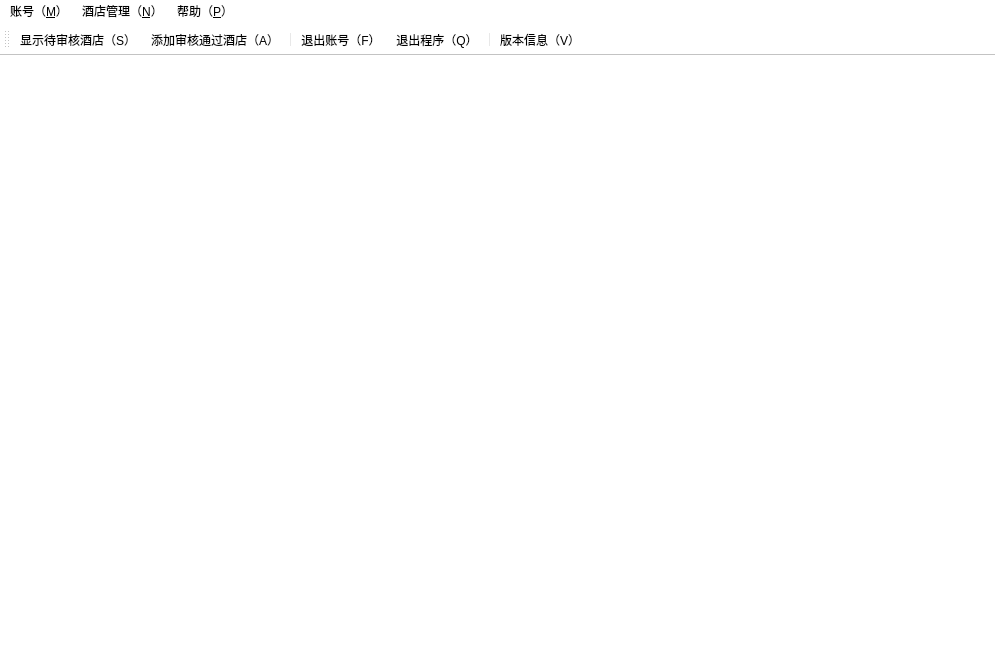
<?xml version="1.0" encoding="UTF-8"?>
<ui version="4.0">
 <class>MainWindowForPlatformManager</class>
 <widget class="QMainWindow" name="MainWindowForPlatformManager">
  <property name="geometry">
   <rect>
    <x>0</x>
    <y>0</y>
    <width>995</width>
    <height>646</height>
   </rect>
  </property>
  <property name="minimumSize">
   <size>
    <width>995</width>
    <height>646</height>
   </size>
  </property>
  <property name="maximumSize">
   <size>
    <width>995</width>
    <height>646</height>
   </size>
  </property>
  <property name="windowTitle">
   <string>I'm the System Manager</string>
  </property>
  <property name="windowIcon">
   <iconset resource="icon.qrc">
    <normaloff>:/myimages/icon/管理员配置.png</normaloff>:/myimages/icon/管理员配置.png</iconset>
  </property>
  <property name="styleSheet">
   <string notr="true">background-color: rgb(255, 255, 255);
color: rgb(0, 0, 0);
font: 12pt &quot;张海山锐谐体&quot;;</string>
  </property>
  <property name="toolButtonStyle">
   <enum>Qt::ToolButtonTextBesideIcon</enum>
  </property>
  <widget class="QWidget" name="centralwidget">
   <widget class="QLabel" name="label">
    <property name="geometry">
     <rect>
      <x>0</x>
      <y>0</y>
      <width>1011</width>
      <height>581</height>
     </rect>
    </property>
    <property name="text">
     <string/>
    </property>
    <property name="pixmap">
     <pixmap resource="icon.qrc">:/myimages/icon/back5.jpg</pixmap>
    </property>
    <property name="scaledContents">
     <bool>true</bool>
    </property>
   </widget>
  </widget>
  <widget class="QMenuBar" name="menubar">
   <property name="geometry">
    <rect>
     <x>0</x>
     <y>0</y>
     <width>995</width>
     <height>24</height>
    </rect>
   </property>
   <property name="styleSheet">
    <string notr="true">font: 10pt &quot;张海山锐谐体&quot;;
background-color: rgb(255, 255, 255);
color: rgb(0, 0, 0);</string>
   </property>
   <widget class="QMenu" name="menu_M">
    <property name="title">
     <string>账号（&amp;M）</string>
    </property>
    <addaction name="action_F"/>
    <addaction name="action_Q"/>
   </widget>
   <widget class="QMenu" name="menu_A">
    <property name="title">
     <string>酒店管理（&amp;N）</string>
    </property>
    <addaction name="action_S"/>
    <addaction name="action_A"/>
   </widget>
   <widget class="QMenu" name="menu_P">
    <property name="title">
     <string>帮助（&amp;P）</string>
    </property>
    <addaction name="action_V"/>
   </widget>
   <addaction name="menu_M"/>
   <addaction name="menu_A"/>
   <addaction name="menu_P"/>
  </widget>
  <widget class="QToolBar" name="toolBar">
   <property name="windowTitle">
    <string>toolBar</string>
   </property>
   <property name="styleSheet">
    <string notr="true">font: 10pt &quot;张海山锐谐体&quot;;
background-color: rgb(255, 255, 255);
color: rgb(0, 0, 0);</string>
   </property>
   <attribute name="toolBarArea">
    <enum>TopToolBarArea</enum>
   </attribute>
   <attribute name="toolBarBreak">
    <bool>false</bool>
   </attribute>
   <addaction name="action_S"/>
   <addaction name="action_A"/>
   <addaction name="separator"/>
   <addaction name="action_F"/>
   <addaction name="action_Q"/>
   <addaction name="separator"/>
   <addaction name="action_V"/>
  </widget>
  <action name="action_F">
   <property name="icon">
    <iconset resource="icon.qrc">
     <normaloff>:/myimages/icon2/登出.png</normaloff>:/myimages/icon2/登出.png</iconset>
   </property>
   <property name="text">
    <string>退出账号（&amp;F）</string>
   </property>
  </action>
  <action name="action_Q">
   <property name="icon">
    <iconset resource="icon.qrc">
     <normaloff>:/myimages/icon/退出.png</normaloff>:/myimages/icon/退出.png</iconset>
   </property>
   <property name="text">
    <string>退出程序（&amp;Q）</string>
   </property>
  </action>
  <action name="action_S">
   <property name="icon">
    <iconset resource="icon.qrc">
     <normaloff>:/myimages/icon/酒店.png</normaloff>:/myimages/icon/酒店.png</iconset>
   </property>
   <property name="text">
    <string>显示待审核酒店（&amp;S）</string>
   </property>
  </action>
  <action name="action_A">
   <property name="icon">
    <iconset resource="icon.qrc">
     <normaloff>:/myimages/icon/审核.png</normaloff>:/myimages/icon/审核.png</iconset>
   </property>
   <property name="text">
    <string>添加审核通过酒店（&amp;A）...</string>
   </property>
  </action>
  <action name="action_V">
   <property name="icon">
    <iconset resource="icon.qrc">
     <normaloff>:/myimages/icon2/mobiletesting移动测试.png</normaloff>:/myimages/icon2/mobiletesting移动测试.png</iconset>
   </property>
   <property name="text">
    <string>版本信息（&amp;V）</string>
   </property>
  </action>
 </widget>
 <resources>
  <include location="icon.qrc"/>
 </resources>
 <connections/>
</ui>
